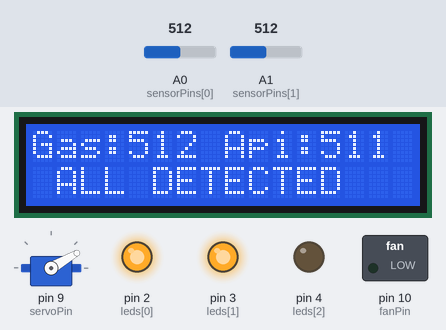
The sketch below on a simulated Arduino Uno, built with avr-gcc and run on an emulated ATmega328P. Shown: 16×2 character LCD, servo, switched loads named in the sketch (green lamp = pin HIGH), output pins drawn as LEDs (lit = HIGH). Inputs (shaded band) come from the test bench; at power-on: A1 (sensorPins[1]) = 512, A0 (sensorPins[0]) = 512. What the sketch prints to the serial monitor is not drawn.

Above: at 1.2 s.
1.3 s: A1 (sensorPins[1]) set to 541
At 2.7 s:
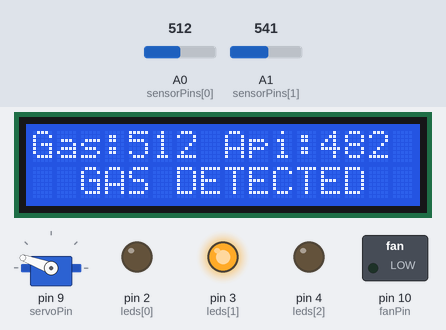
3.2 s: A0 (sensorPins[0]) set to 308
At 3.8 s:
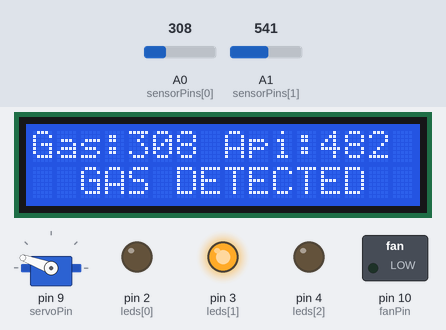
4.7 s: A0 (sensorPins[0]) set to 286
At 6.0 s:
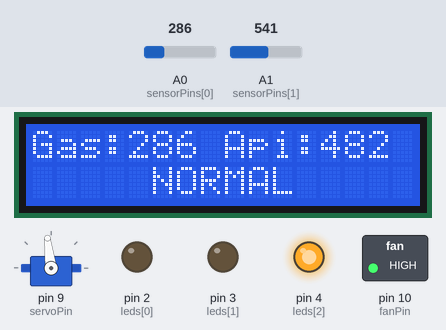
6.3 s: A1 (sensorPins[1]) set to 511
At 7.1 s:
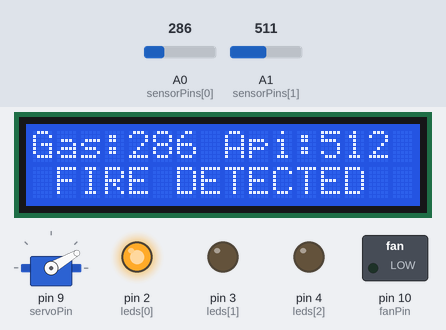
7.9 s: A0 (sensorPins[0]) set to 306
At 9.2 s:
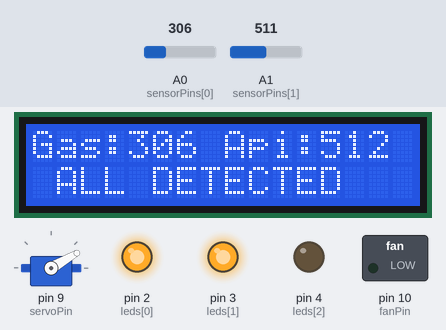
9.5 s: A1 (sensorPins[1]) set to 490
At 10.4 s:
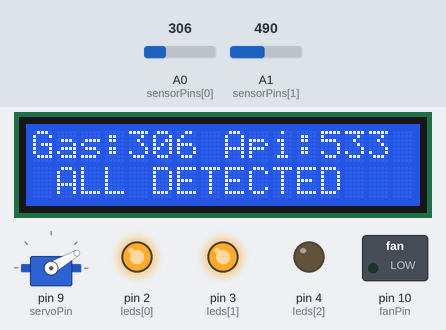
Timing chart, 0 to 12.1 s (numbered marks = the images above; inputs shaded):
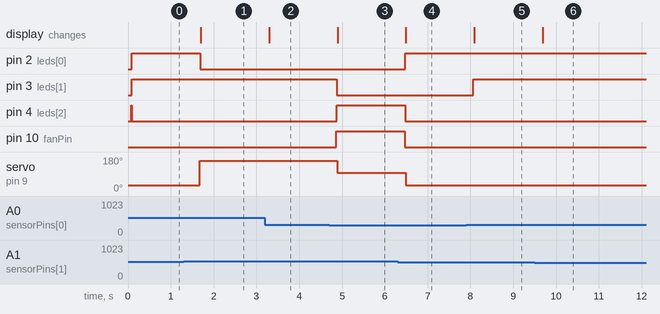

Measured:
- the behaviour switches between 522 and 523 on A1 (sensorPins[1]) (found by bisection; images 0 and 1)
- the behaviour switches between 301 and 300 on A0 (sensorPins[0]) (found by bisection; images 2 and 3)
- after the input at 1.3 s, pin 2 (leds[0]): HIGH → LOW after 0.39 s; servo on pin 9 (servoPin): 30° → 160° after 0.37 s; the display: changes after 0.40 s (image 1)
- after the input at 3.2 s, the display: changes after 0.10 s (image 2)
- after the input at 4.7 s, pin 3 (leds[1]): HIGH → LOW after 0.18 s; pin 4 (leds[2]): LOW → HIGH after 0.18 s; pin 10 (fanPin): LOW → HIGH after 0.16 s; servo on pin 9 (servoPin): 160° → 97° after 0.19 s; the display: changes after 0.20 s (image 3)
- after the input at 6.3 s, pin 2 (leds[0]): LOW → HIGH after 0.17 s; pin 4 (leds[2]): HIGH → LOW after 0.17 s; pin 10 (fanPin): HIGH → LOW after 0.16 s; servo on pin 9 (servoPin): 97° → 30° after 0.19 s; the display: changes after 0.19 s (image 4)
- after the input at 7.9 s, pin 3 (leds[1]): LOW → HIGH after 0.17 s; the display: changes after 0.19 s (image 5)
- after the input at 9.5 s, the display: changes after 0.18 s (image 6)

The sketch:

gas-fire.ino
```cpp
#include <Wire.h>
#include <LiquidCrystal_I2C.h>
#include <Servo.h>

LiquidCrystal_I2C lcd(0x27, 16, 2);
Servo myServo;

const int sensorPins[2] = {A0, A1};  //[0] = gas, [1] = fire
int sensorValues[2];                 //nilai bacaan sensor

const int servoPin = 9;
const int fanPin = 10;
const int leds[3] = {2, 3, 4}; // [0]=red, [1]=yellow, [2]=green

//Threshold
const int gasThreshold = 300;
const int fireThreshold = 500;

//Servo posisi
const int gasAngle = 160;
const int fireAngle = 30;
const int centerAngle = 97;

void setup() {
  Serial.begin(9600);
  lcd.init();
  lcd.backlight();
  lcd.print("Gas:    Api:");

  myServo.attach(servoPin);
  myServo.write(centerAngle);

  pinMode(fanPin, OUTPUT);
  digitalWrite(fanPin, HIGH); //kipas off

  for (int i = 0; i < 3; i++) {
    pinMode(leds[i], OUTPUT);
  }

  digitalWrite(leds[0], LOW);   //merah
  digitalWrite(leds[1], LOW);   //kuning
  digitalWrite(leds[2], HIGH);  //hijau (safe)
}

void loop() {
  sensorValues[0] = analogRead(sensorPins[0]);       //Gas
  sensorValues[1] = 1023 - analogRead(sensorPins[1]); //Fire (dibalik)

  bool alertActive = false;

  //prioritas api>gas
  if (sensorValues[1] > fireThreshold && sensorValues[0] > gasThreshold) {
    myServo.write(fireAngle);
    digitalWrite(fanPin, LOW); //Kipas on
    alertActive = true;

    lcd.setCursor(0, 1);
    lcd.print(" ALL DETECTED  ");
    digitalWrite(leds[0], HIGH);
    digitalWrite(leds[1], HIGH);
    digitalWrite(leds[2], LOW);
  }
  else if (sensorValues[1] > fireThreshold) {
    myServo.write(fireAngle);
    digitalWrite(fanPin, LOW); //Kipas on
    alertActive = true;

    lcd.setCursor(0, 1);
    lcd.print(" FIRE DETECTED ");
    digitalWrite(leds[0], HIGH);
    digitalWrite(leds[1], LOW);
    digitalWrite(leds[2], LOW);
  }
  else if (sensorValues[0] > gasThreshold) {
    myServo.write(gasAngle);
    digitalWrite(fanPin, LOW); //Kipas on
    alertActive = true;

    lcd.setCursor(0, 1);
    lcd.print("  GAS DETECTED ");
    digitalWrite(leds[0], LOW);
    digitalWrite(leds[1], HIGH);
    digitalWrite(leds[2], LOW);
  }

  //NORMAL
  if (!alertActive) {
    myServo.write(centerAngle);
    digitalWrite(fanPin, HIGH); //Kipas off

    lcd.setCursor(0, 1);
    lcd.print("     NORMAL    ");
    digitalWrite(leds[0], LOW);
    digitalWrite(leds[1], LOW);
    digitalWrite(leds[2], HIGH);
  }

  lcd.setCursor(4, 0);
  lcd.print("    ");
  lcd.setCursor(4, 0);
  lcd.print(sensorValues[0]);

  lcd.setCursor(12, 0);
  lcd.print("    ");
  lcd.setCursor(12, 0);
  lcd.print(sensorValues[1]);

  Serial.print("Gas: "); Serial.print(sensorValues[0]);
  Serial.print(" | Fire: "); Serial.println(sensorValues[1]);

  delay(500);
}
```
